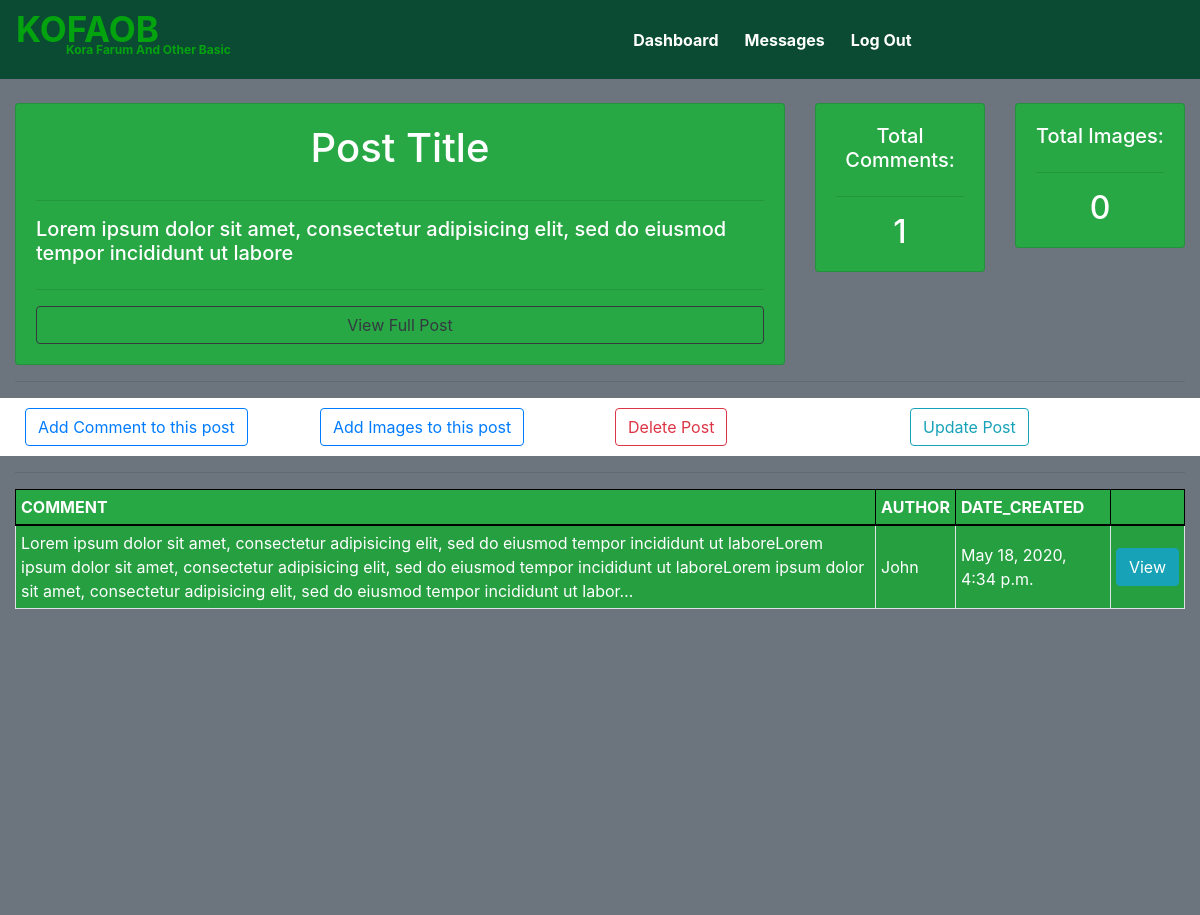
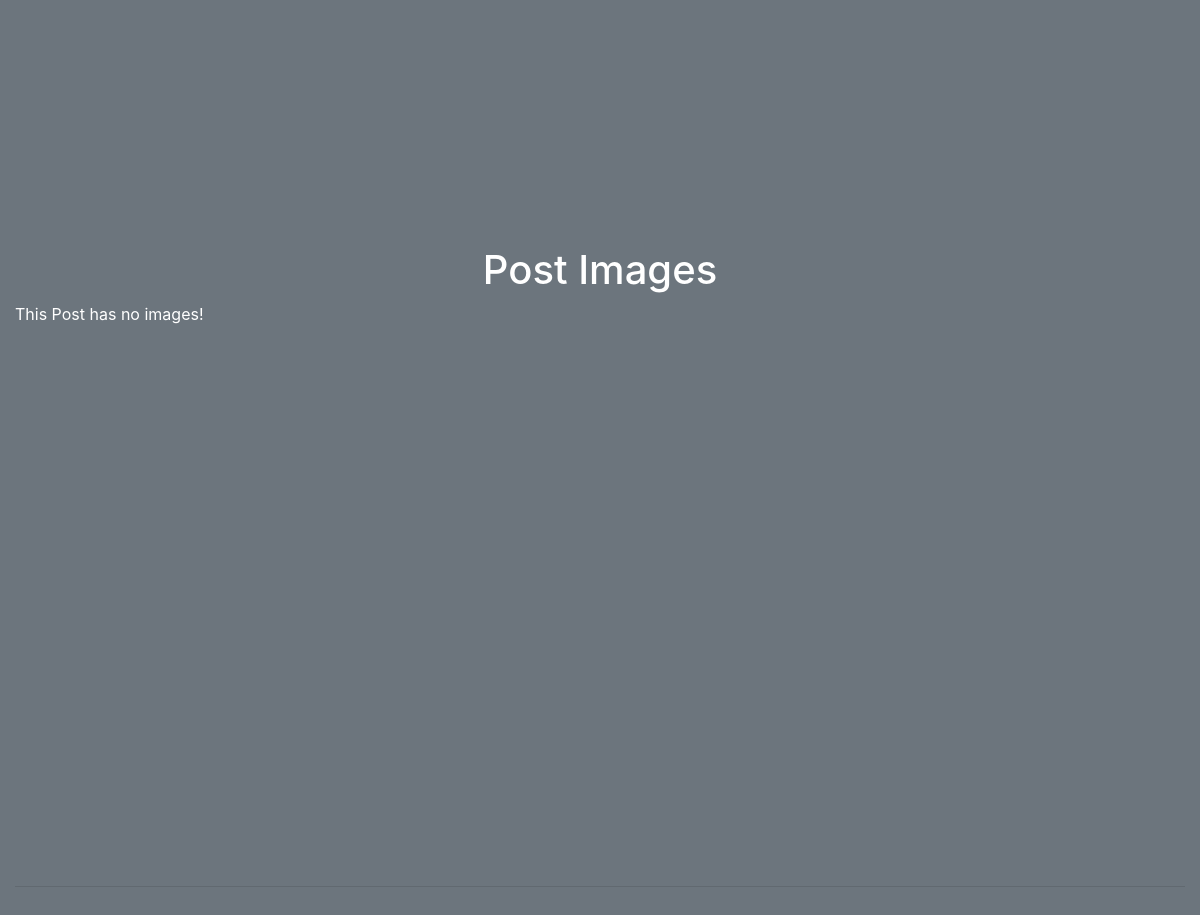
The app's page /dashboard/admin/post/53/ (signed in) with its own data (2 pictures, top to bottom).
### news/models.py (models this page shows, shortened)
class Post(models.Model):
	user = models.ForeignKey(User, on_delete=models.CASCADE,blank=True)
	title = models.CharField(null=True, max_length=100)
	body = models.TextField(null=True)
	date_created = models.DateTimeField(null=True, default=datetime.utcnow)
	publish_post = models.BooleanField(default=False, null=True)
	def comments(self):
		post_comments = self.comment_set.all()
		return post_comments.count()

class Comment(models.Model):
	post = models.ForeignKey(Post, null=True, on_delete=models.CASCADE, blank=True)
	author = models.CharField(null=True, max_length=40)
	body = models.TextField(null=True)
	date_created = models.DateTimeField(default=datetime.utcnow)

### news/views.py (the view)
# urls.py: path('dashboard/admin/post/<str:pk>/', views.post, name='admin_post'),
@login_required(login_url='accounts:login')
def post(request, pk):
	post = Post.objects.get(id=pk)
	context={'post': post}
	return render(request, 'kofaob_admin/post.html', context)

### news/templates/kofaob_admin/post.html (shortened to what this page needs)
{% extends 'kofaob_admin/base.html' %}
{% block content %}
<br>
<div class="container-fluid text-white">
	<div class="row">
		<div class="col-md-8">
			<div class="card card-body bg-success">
				<h1 class="card-title text-center">Post Title</h1>
				<hr>
				<h5 class="card-text">{{ post.title }}</h5>
				<hr>
				<a href="#post_view" class="btn btn-outline-dark" id="view_full_post" onclick="showPost();">View Full Post</a>
			</div>
		</div>
		<div class="col-md-2">
			<div class="card card-body bg-success text-center">
				<h5>Total Comments:</h5>
				<hr>
				<h2 class="card-text">{{ post.comments }}</h2>
			</div>
		</div>
		<div class="col-md-2">
			<div class="card card-body bg-success text-center">
				<h5>Total Images:</h5>
				<hr>
				<h2 class="card-text">{{ post.postimage_set.all.count }}</h2>
			</div>
		</div>
	</div>
	<hr>
	<div class="row bg-white" style="padding:10px;">
			<div class="col-md-3">
				<a href="{% url 'news:create_comment' post.id %}" class="btn btn-outline-primary text-center">Add Comment to this post</a>
			</div>
			<div class="col-md-3">
				<a href="{% url 'news:add_post_images' post.id %}" class="btn btn-outline-primary text-center">Add Images to this post</a>
			</div>
			<div class="col-md-3">
				<a href="{% url 'news:delete_post' post.id %}" class="btn btn-outline-danger text-center">Delete Post</a>
			</div>
			<div class="col-md-3">
				<a href="{% url 'news:update_post' post.id %}" class="btn btn-outline-info text-center">Update Post</a>
			</div>
	</div>
	<hr>
	<div class="row post_comments_view">
		<div class="col-md-12">
			<table class="table-bordered table-striped bg-success dashboard_table">
				{% if post.comment_set.all %}
				<thead>
					<th>COMMENT</th>
					<th>AUTHOR</th>
					<th>DATE_CREATED</th>
					<th></th>
				</thead>
				{% for comment in post.comment_set.all %}
				<tr>
					<td>{{ comment.body|truncatechars:300 }}</td>
					<td>{{ comment.author }}</td>
					<td>{{ post.date_created }}</td>
					<td><a href="{% url 'news:admin_post_comment' post.id comment.pk %}" class="btn btn-info" id="view_comment">View</a></td>
				</tr>
				{% endfor %}
				{% else %}
				<p>No Comments yet!</p>
				{% endif %}
			</table>
		</div>
	</div>
	<br><br><br>
	<div class="row post_comments_view">
		<div class="col-md-12">
			<h1 class="text-center">Post Images</h1>
			<table class="table-bordered table-striped bg-success dashboard_table" style="margin-left:auto;margin-right:auto;">
				{% if post.postimage_set.all %}
				<thead>
					<th>IMAGE_FILENAME</th>
					<th>DESCRIPTION</th>
					<th></th>
					<th></th>
				</thead>
				{% for image in post.postimage_set.all %}
				<tr>
					<td>{{ image.image_filename }}</td>
					<td>{{ image.description }}</td>
					<td><a href="{% url 'news:single_image' post.title post.id  image.id %}" class="btn btn-info" target="blank">View</a></td>
					<td><a href="{% url 'news:delete_image' image.id %}" class="btn btn-danger">Delete</a></td>
				</tr>
				{% endfor %}
				{% else %}
				<p>This Post has no images!</p>
				{% endif %}
			</table>
		</div>
	</div>
	<br><hr><br>
</div>
{% endblock %}

### news/templates/kofaob_admin/base.html (shortened to what this page needs)
{% load static %}
<!DOCTYPE html>
<html>
<head>
	<link rel="stylesheet" href="https://maxcdn.bootstrapcdn.com/bootstrap/4.0.0/css/bootstrap.min.css">
	<link rel="stylesheet"  href="https://use.fontawesome.com/releases/v5.6.1/css/all.css">
	<link rel="stylesheet" type="text/css" href="{% static "news/css/mainadmin.css" %}">
</head>
<body class="bg-secondary">
	{% include 'kofaob_admin/navbar.html' %}
	{% block content %}
	{% endblock %}
</body>
</html>

### news/templates/kofaob_admin/navbar.html (shortened to what this page needs)
{% load static %}
<nav class="navbar navbar-expand-lg">
  <a class="navbar-brand" href="{% url 'home' %}" id="nav_brand">KOFAOB<br><span>Kora Farum And Other Basic</span></a>
  <div class="collapse navbar-collapse" id="navbarNavDropdown">
    <ul class="navbar-nav">
      <li class="nav-item active">
        <a class="nav-link" href="{% url 'news:dashboard' %}">Dashboard</a>
      </li>
      <li class="nav-item">
        <a class="nav-link" href="{% url 'news:allmessage' %}">Messages</a>
      </li>
      <li class="nav-item">
        <a class="nav-link" href="{% url 'accounts:logout' %}">Log Out</a>
      </li>
    </ul>
  </div>
</nav>

### news/static/news/css/mainadmin.css (style rules this page uses)
* { box-sizing: border-box; }
body, html { margin:0px; padding: 0px; }
nav { background-color: #0C4B33; }
nav a { color: white; margin-left: 10px; font-weight: bold; }
#nav_brand { margin-right: 120px; font-size: 35px; line-height: 12px; margin-bottom: 10px; margin-top: 10px; margin-left: 0px; color:rgba(0,200,0,0.7); font-weight: bold; }
#nav_brand span { font-size: 12px; margin-left: 50px; }
.navbar-nav { margin-left: auto; margin-right: auto; }
hr { color: white; }
.dashboard_table th, td { padding: 5px; border:1px solid black; }
.post_comments_view { height: 600px; overflow-y: scroll; }

### records on screen
Post: title "Lorem ipsum dolor sit amet, consectetur adipisicing elit, sed do eiusmod tempor incididunt ut labore", comments "1", postimage_set.all.count "0", date_created "May 18, 2020, 4:34 p.m."
Comment: body "Lorem ipsum dolor sit amet, consectetur adipisicing elit, sed do eiusmod tempor incididunt ut laboreLorem ipsum dolor sit amet, consectetur adipisicing elit, sed do eiusmod tempor incididunt ut laboreLorem ipsum dolor sit amet, consectetur adipisicing elit, sed do eiusmod tempor incididunt ut labor…", author "John"
